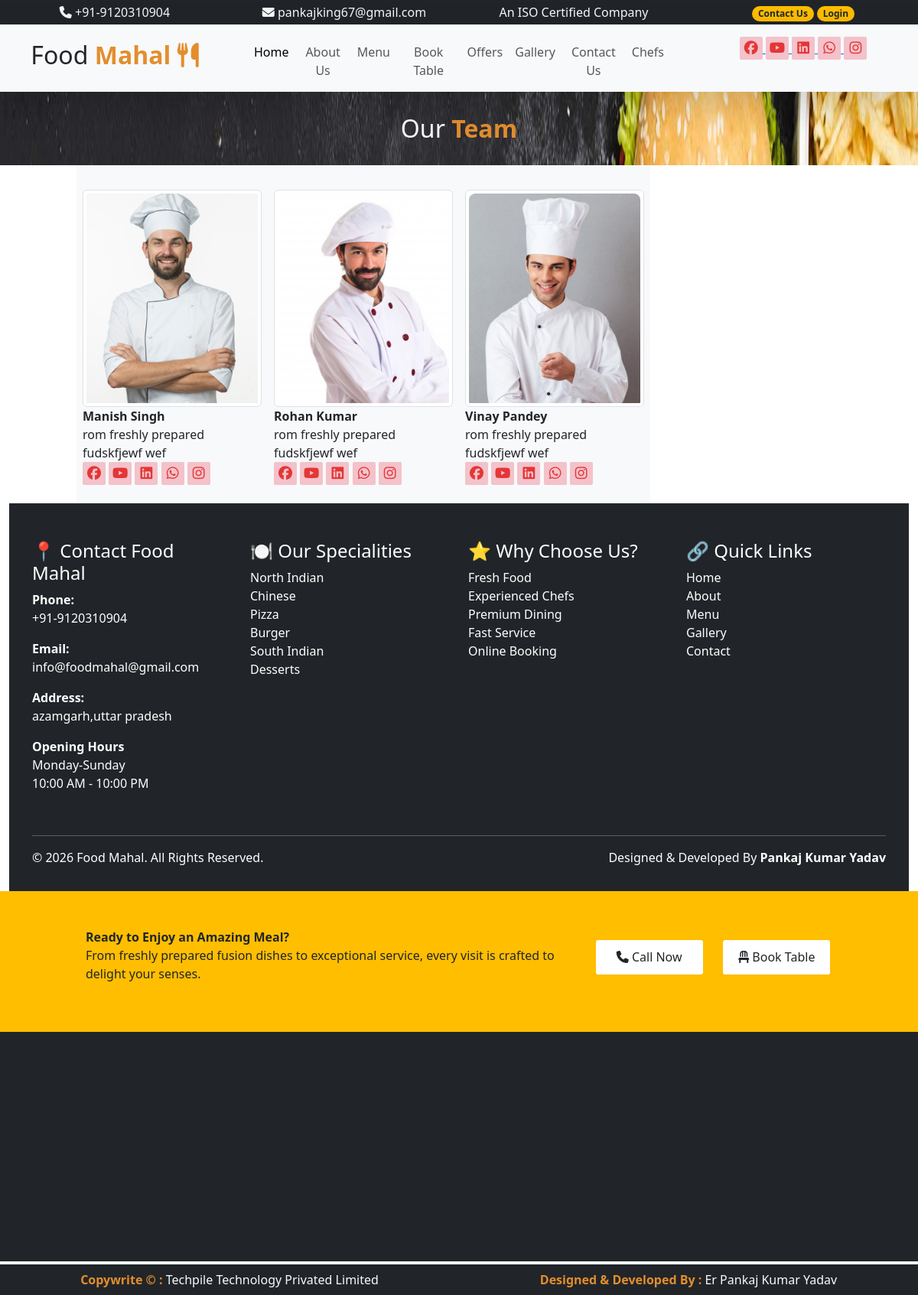
/user/team/, run on the app's committed database.
### user/models.py (models this page shows)
class tblteam(models.Model):
    name=models.CharField(max_length=50,null=True)
    about_chef=models.CharField(max_length=40,null=True)
    picture=models.ImageField(upload_to="static/team/",null=True)

### user/views.py (the view)
# urls.py: path("team/",views.team),
def team(request):
    data=tblteam.objects.all().order_by("-id")
    md={"tdata":data}
    return render(request,"user/team.html",md)

### templates/user/team.html (shortened to what this page needs)
{% extends 'base.html'%}
{% load static %}
{% block childpage %}
 <div class="row heading">
  <div class="col-sm-6 mx-auto text-light fs-2 py-4 text-center">
          Our<b class="text-color1"> Team</b>
  </div>
 </div>
 <div class="row">
  <div class="col-sm-10 mx-auto">
    <div class="row">
              {% for x in tdata %}
              <div class="col-sm-3 social bg-light p-2">
                <br class="bg-white shadow-lg p-3">
                    <img src="/{{x.picture}}" class="img-thumbnail"/><br/>
                    <b>{{x.name}}</b><br/>
                    {{x.about_chef}}<br/>
                   <i class="fa-brands fa-facebook"></i>
                   <i class="fa-brands fa-youtube"></i>
                   <i class="fa-brands fa-linkedin"></i>
                   <i class="fa-brands fa-whatsapp"></i>
                   <i class="fa-brands fa-instagram"></i>
              </div>
              {% endfor %}
            </div>
          </div>
          </div>
{% endblock %}

### templates/base.html (shortened to what this page needs)
<!doctype html>
{% load static %}
<html lang="en">
  <head>
    <link href="https://cdn.jsdelivr.net/npm/bootstrap@5.3.8/dist/css/bootstrap.min.css" rel="stylesheet">
    <link rel="stylesheet" href="https://cdnjs.cloudflare.com/ajax/libs/font-awesome/6.7.2/css/all.min.css">
  </head>
  <body>
    <div class="container-fluid">
      <div class="row text-center bg-dark text-light py-1">
        <div class="col-sm-3">
          <i class="fa-solid fa-phone"></i>
          +91-9120310904
        </div>
        <div class="col-sm-3">
          <i class="fa-solid fa-envelope"></i>
          pankajking67@gmail.com
        </div>
        <div class="col-sm-3">
          An ISO Certified Company
        </div>
        <div class="col-sm-3">
          <a href="/user/contact/" class="badge bg-color1 rounded-pill text-decoration-none text-dark">Contact Us</a>
          <a href="/admin/" class="badge bg-color1 rounded-pill text-decoration-none text-dark">Login</a>
        </div>
      </div>
             <div class="row text-center shadow-lg bg-light sticky-top">
              <div class="col-sm-3 fs-2 py-3">
                Food <b class="text-color1">
                  Mahal
                  <i class="fa-solid fa-utensils"></i>
                </b>
              </div>
              <div class="col-sm-6 pt-2">
                 <nav class="navbar navbar-expand-lg bg-body-tertiary" id="menu">
  <div class="container-fluid">
    <div class="collapse navbar-collapse" id="navbarNav">
      <ul class="navbar-nav">
        <li class="nav-item">
          <a class="nav-link active" aria-current="page" href="/user/index/">Home</a>
        </li>
        <li class="nav-item">
          <a class="nav-link" href="/user/about/">About Us</a>
        </li>
           <li class="nav-item">
          <a class="nav-link" href="/user/menu/">Menu</a>
        </li>
           <li class="nav-item">
          <a class="nav-link" href="/user/booking/">Book Table</a>
        </li>
           <li class="nav-item">
          <a class="nav-link" href="/user/offers/">Offers</a>
        </li>
        <li class="nav-item">
          <a class="nav-link" href="/user/gallery/">Gallery</a>
        </li>
           <li class="nav-item">
          <a class="nav-link" href="/user/contact/">Contact Us</a>
        </li>
           <li class="nav-item">
          <a class="nav-link" href="/user/team/">Chefs</a>
        </li>
      </ul>
    </div>
  </div>
</nav>
              </div>
              <div class="col-sm-3 social py-3">
    <a href="https://www.facebook.com/pankajyadav.9112" target="_blank">
        <i class="fa-brands fa-facebook"></i>
    </a>
    <a href="https://www.youtube.com/@pankajazm" target="_blank">
        <i class="fa-brands fa-youtube"></i>
    </a>
    <a href="https://www.linkedin.com/in/pankaj-yadav-051708392/" target="_blank">
        <i class="fa-brands fa-linkedin"></i>
    </a>
    <a href="https://wa.me/919120310904" target="_blank">
        <i class="fa-brands fa-whatsapp"></i>
    </a>
    <a href="https://www.instagram.com/elightphantom?igsh=bjUzMzhsNHFnNmd2" target="_blank">
        <i class="fa-brands fa-instagram"></i>
    </a>
</div>
             </div>
           {% block childpage %}
           {% endblock %}
           <footer class="bg-dark text-white pt-5 pb-3">
    <div class="container">
        <div class="row">
            <div class="col-lg-3 col-md-6 mb-4">
                <h4>📍 Contact Food Mahal</h4>
                <p><strong>Phone:</strong><br>+91-9120310904</p>
                <p><strong>Email:</strong><br>info@foodmahal@gmail.com</p>
                <p><strong>Address:</strong><br>
                azamgarh,uttar pradesh</p>
                <p><strong>Opening Hours</strong><br>
                Monday-Sunday<br>
                10:00 AM - 10:00 PM</p>
            </div>
            <div class="col-lg-3 col-md-6 mb-4">
                <h4>🍽 Our Specialities</h4>
                <ul class="list-unstyled">
                    <li>North Indian</li>
                    <li>Chinese</li>
                    <li>Pizza</li>
                    <li>Burger</li>
                    <li>South Indian</li>
                    <li>Desserts</li>
                </ul>
            </div>
            <div class="col-lg-3 col-md-6 mb-4">
                <h4>⭐ Why Choose Us?</h4>
                <ul class="list-unstyled">
                    <li>Fresh Food</li>
                    <li>Experienced Chefs</li>
                    <li>Premium Dining</li>
                    <li>Fast Service</li>
                    <li>Online Booking</li>
                </ul>
            </div>
           <div class="col-lg-3 col-md-6 mb-4">
                <h4>🔗 Quick Links</h4>
                <ul class="list-unstyled">
                    <li><a href="/" class="text-white text-decoration-none">Home</a></li>
                    <li><a href="/about" class="text-white text-decoration-none">About</a></li>
                    <li><a href="/menu" class="text-white text-decoration-none">Menu</a></li>
                    <li><a href="/gallery" class="text-white text-decoration-none">Gallery</a></li>
                    <li><a href="/contact" class="text-white text-decoration-none">Contact</a></li>
                </ul>
            </div>
        </div>
        <hr class="bg-light">
        <div class="d-flex justify-content-between flex-wrap">
            <p>© 2026 Food Mahal. All Rights Reserved.</p>
            <p>Designed & Developed By <b>Pankaj Kumar Yadav</b></p>
        </div>
    </div>
</footer>
<div class="row py-5 bg-color1">
  <div class="col-sm-10 mx-auto">
    <div class="row">
      <div class="col-sm-8">
        <b>Ready to Enjoy an Amazing Meal?</b>
        <p>From freshly prepared fusion dishes to exceptional service, every
           visit is crafted to delight your senses.</p>
      </div>
      <div class="col-sm-2 pt-3">
        <a href="tel:+917007237006" class="btn1 d-block text-center text-dark" style="background:white !important;">
          <i class="fa-solid fa-phone"></i> Call Now</a>
      </div>
      <div class="col-sm-2 pt-3">
        <a href="/user/booking" class="btn1 d-block text-center text-dark" style="background:white !important;">
          <i class="fa-solid fa-chair"></i> Book Table</a>
      </div>
    </div>
  </div>
</div>
            <div class="row py-5 text-light bg-dark" style="min-height:300px;">
                <div class="col-sm-3 p-3"></div>
                <div class="col-sm-3 p-3"></div>
                <div class="col-sm-3 p-3"></div>
                <div class="col-sm-3 p-3"></div>
            </div>
            <div class="row mt-1 bg-dark text-center py-2 text-light">
              <div class="col-sm-6">
               <b class="text-color1">Copywrite &copy; :</b>
               <a href="https://www.techpile.in" class="text-decoration-none text-light" target="_blank">
                Techpile Technology Privated Limited
            </a>
              </div>
              <div class="col-sm-6">
               <b class="text-color1">Designed & Developed By :</b>
               <a href="/user/developer/" class="text-decoration-none text-light">
                Er Pankaj Kumar Yadav
               </a>
              </div>
            </div>
    </div>
  </body>
</html>

### data on the page
tblteam: picture (picture), name "Manish Singh", about_chef "rom freshly prepared fudskfjewf wef"
tblteam: picture (picture), name "Rohan Kumar", about_chef "rom freshly prepared fudskfjewf wef"
tblteam: picture (picture), name "Vinay Pandey", about_chef "rom freshly prepared fudskfjewf wef"
